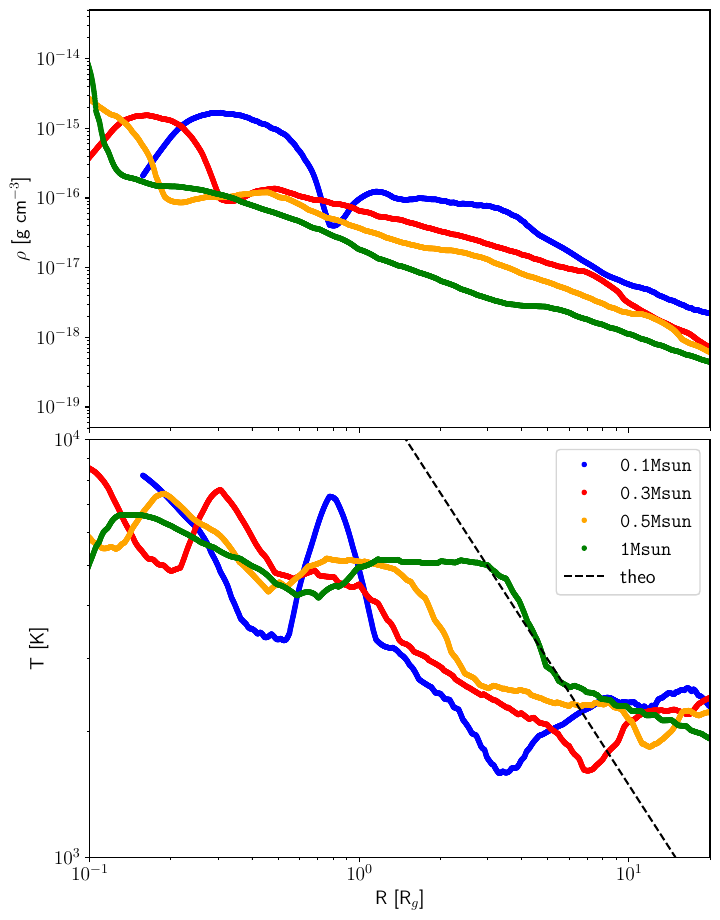

Source code (Python):
import os
import numpy as np
import h5py as h
from astropy import constants as const
from astropy import units as u
import matplotlib as mpl

mpl.use("pdf")
import matplotlib.pyplot as plt
import matplotlib.pylab as pylab

params = {
    "legend.fontsize": "x-large",
    "figure.figsize": (7, 9),
    "axes.labelsize": "x-large",
    "axes.titlesize": "x-large",
    "xtick.labelsize": "x-large",
    "ytick.labelsize": "x-large",
}
pylab.rcParams.update(params)
from matplotlib import rc

rc("font", **{"family": "sans-serif"})
rc("text", usetex=True)
rc("xtick", labelsize=14.0)
rc("ytick", labelsize=14.0)
rc("axes", labelsize=14.0)

width = 7
height = 9
fig, ax = plt.subplots(2, 1, sharey=False, sharex=True)
fig.subplots_adjust(left=0.15, bottom=0.16, right=0.99, top=0.97)
dirs = [
    "data/PLUTO/01Msun",
    "data/PLUTO/03Msun",
    "data/PLUTO/05Msun",
    "data/PLUTO/1Msun",
]
Mstar = [0.1, 0.3, 0.5, 1.0]
labels = [r"\texttt{0.1Msun}", r"\texttt{0.3Msun}", r"\texttt{0.5Msun}", r"\texttt{1Msun}"]
colors = ["blue", "red", "orange", "green"]
mu = 1.4


def moving_average(x, w):
    return np.convolve(x, np.ones(w), "valid") / w


window = 150
os.chdir("../")
for j in range(2):
    for s in range(4):
        os.chdir(dirs[s])
        Rg = 5.05 * Mstar[s]
        sonic = np.loadtxt("sonicsurf.dat")
        radius_ss = moving_average(sonic[:, 0], window)
        temperature_ss = moving_average(sonic[:, 1], window)
        density_ss = moving_average(sonic[:, 2], window)

        cs2_theo = (const.G * const.M_sun * Mstar[s]) / (
            2.0 * (radius_ss * u.AU).to(u.cm)
        )
        T_theo = ((mu * const.m_p * cs2_theo) / (const.k_B)).to(u.K)
        if j == 0:
            ax[j].loglog(
                radius_ss / Rg, density_ss, ".", color=colors[s], label=labels[s]
            )
        else:
            ax[j].loglog(
                radius_ss / Rg, temperature_ss, ".", color=colors[s], label=labels[s]
            )

        if s == 3 and j == 1:
            ax[j].loglog(radius_ss / Rg, T_theo, "k--", label="theo")

        if j == 0:
            labelplot = r"$\rho$ [g cm$^{-3}$]"
        else:
            ax[j].set_xlabel("R [R$_g$]")
            labelplot = r"T [K]"
        ax[j].set_ylabel(labelplot)
        ax[j].set_xlim(0.1, 20)
        if j == 0:
            ax[j].set_ylim(5.0e-20, 5.0e-14)
        else:
            ax[j].set_ylim(1e3, 1e4)
            ax[j].legend()
        os.chdir("../../../")
plt.tight_layout(pad=0.0)
fig.set_size_inches(width, height)
plt.savefig("script/Figure9.pdf", bbox_inches="tight", dpi=400)
